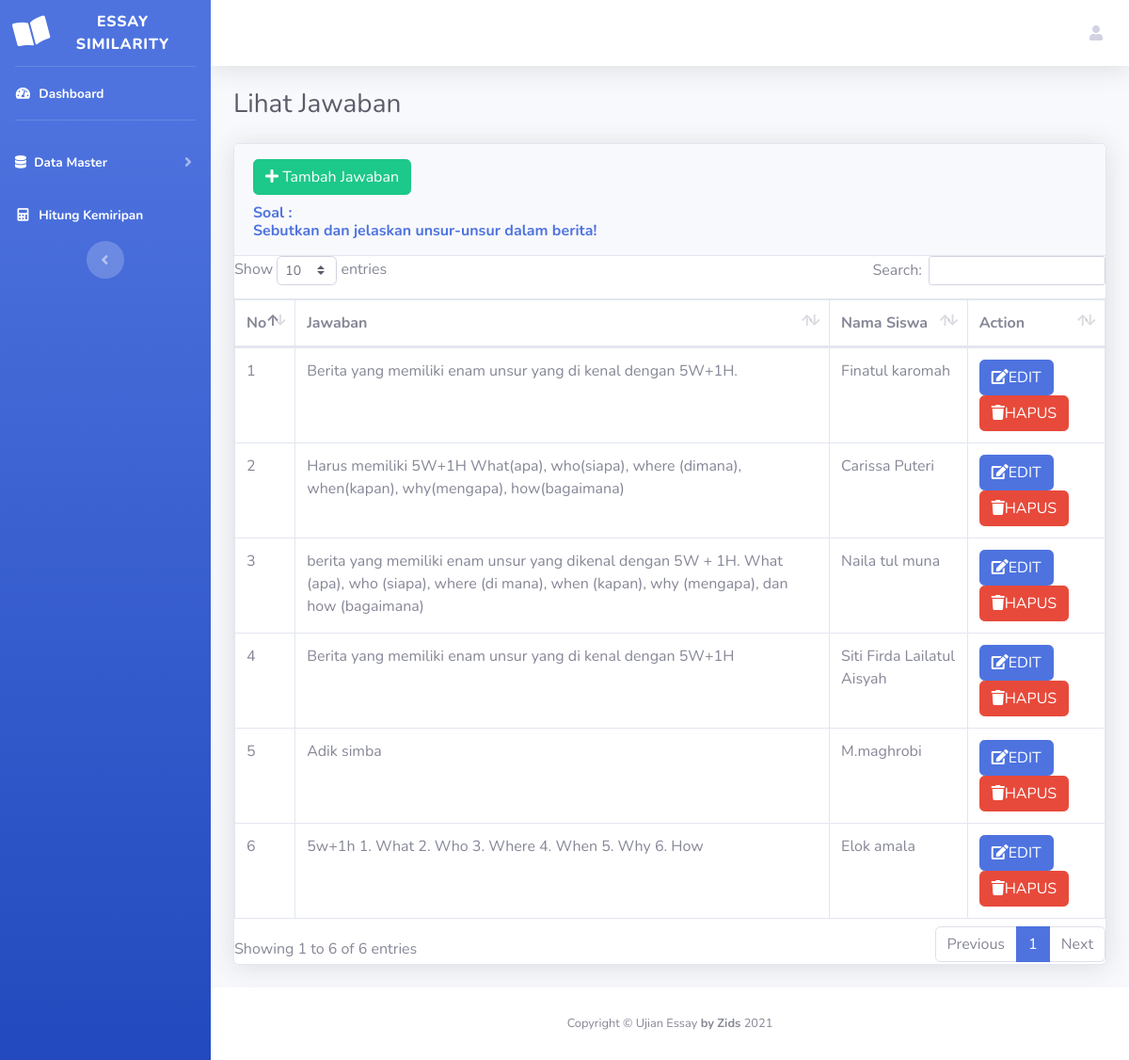
/jawaban/lihatjawaban.php?id_soal=11 (signed in), run on the app's committed database.
### tables this page shows
CREATE TABLE `soal` (
  `id_soal` int(10) NOT NULL,
  `pertanyaan` varchar(300) NOT NULL,
  `id_jenissoal` int(10) NOT NULL
);

CREATE TABLE `jawaban` (
  `id_jawaban` int(10) NOT NULL,
  `jawaban` varchar(300) NOT NULL,
  `nis` int(10) NOT NULL,
  `id_soal` int(10) NOT NULL
);

CREATE TABLE `siswa` (
  `nis` int(10) NOT NULL,
  `nama_siswa` varchar(100) NOT NULL,
  `id_kelas` int(10) DEFAULT NULL
);

### jawaban/lihatjawaban.php (the view)
<?php include("../head.php") ?>
<?php include("../body.php") ?>
<?php include("../koneksi/koneksi.php");
include '../koneksi/koneksi.php';
$id_soal = $_GET['id_soal'];
$data = mysqli_query($db, "select * from soal where id_soal='$id_soal'");
while ($d = mysqli_fetch_array($data)) {
?>
    <div class="container-fluid">
        <h1 class="h3 mb-4 text-gray-800">Lihat Jawaban </h1>
        <div class="card shadow mb-4">
            <div class="card-header py-3">
                <a href="tambahjawaban.php?id_soal=<?php echo $d['id_soal']; ?>"><button type="button" class="btn btn-success" style="margin-bottom: 10px;">
                        <i class="fa fa-plus"></i> Tambah Jawaban</button></a>
                <h6 class="m-0 font-weight-bold text-primary">Soal : <br><?= $d['pertanyaan']; ?></h6>
            </div>
        <?php }  ?>
        <div class="table-responsive">
            <table class="table table-bordered" id="dataTable" width="100%" cellspacing="0">
                <thead>
                    <tr>
                        <th>No</th>
                        <th>Jawaban</th>
                        <th>Nama Siswa</th>
                        <th>Action</th>
                    </tr>
                </thead>
                <tbody>
                    <?php
                    $id_soal = $_GET['id_soal'];
                    $no = 1;
                    $data = mysqli_query($db, "SELECT * From jawaban INNER JOIN siswa on jawaban.nis=siswa.nis where id_soal='$id_soal' ");
                    while ($da = mysqli_fetch_array($data)) {
                    ?>
                        <tr>
                            <td><?php echo $no++; ?></td>
                            <td><?php echo $da['jawaban']; ?></td>
                            <td><?php echo $da['nama_siswa']; ?></td>
                            <td><a href="editjawaban.php?id_jawaban=<?php echo $da['id_jawaban']; ?>" class="btn btn-primary modal_edit">
                                    <i class="fa fa-edit"></i>EDIT</a>
                                <a href="hapusjawaban.php?nis=<?php echo $d['nis']; ?>" onclick="javascript: return confirm('Anda yakin hapus ?')" class="btn btn-danger modal_delete">
                                    <i class="fa fa-trash"></i>HAPUS</a>
                            </td>
                        </tr>
                    <?php }
                    ?>
                </tbody>
            </table>
        </div>
        </div>
    </div>
    <?php include("../foot.php") ?>

### data on the page
soal: pertanyaan "Sebutkan dan jelaskan unsur-unsur dalam berita!"
jawaban: jawaban "Berita yang memiliki enam unsur yang di kenal dengan 5W+1H.", siswa.nama_siswa "Finatul karomah"
jawaban: jawaban "Harus memiliki 5W+1H What(apa), who(siapa), where (dimana), when(kapan), why(mengapa), how(bagaimana)", siswa.nama_siswa "Carissa Puteri"
jawaban: jawaban "berita yang memiliki enam unsur yang dikenal dengan 5W + 1H. What (apa), who (siapa), where (di mana), when (kapan), why (mengapa), dan how (bagaimana)", siswa.nama_siswa "Naila tul muna"
jawaban: jawaban "Berita yang memiliki enam unsur yang di kenal dengan 5W+1H", siswa.nama_siswa "Siti Firda Lailatul Aisyah"
jawaban: jawaban "Adik simba", siswa.nama_siswa "M.maghrobi"
jawaban: jawaban "5w+1h 1. What 2. Who 3. Where 4. When 5. Why 6. How", siswa.nama_siswa "Elok amala"
